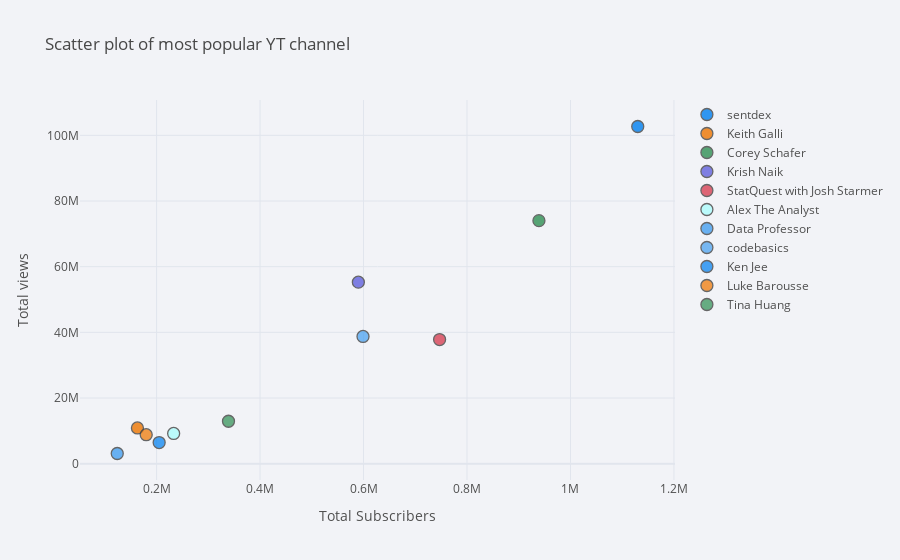

Notebook code for this chart:
### Code cell
cf.set_config_file(theme= 'polar')
youtubers.iplot(x= 'subscriber_count', y= 'view_count', categories='channel_title', title='Scatter plot of most popular YT channel',
    xTitle='Total Subscribers',
    yTitle='Total views')

### Figure 1 — Plotly figure (JSON) as saved in the notebook; plotly's stock layout.template omitted (floating-point values rounded to 4 significant figures)
{"data": [{"marker": {"color": "rgba(0, 128, 240, 1.0)", "line": {"width": 1.3}, "opacity": 0.8, "size": 12, "symbol": "circle"}, "mode": "markers", "name": "sentdex", "textfont": {"color": "#505050"}, "type": "scatter", "x": [1130000], "y": [102700559]}, {"marker": {"color": "rgba(238, 118, 0, 1.0)", "line": {"width": 1.3}, "opacity": 0.8, "size": 12, "symbol": "circle"}, "mode": "markers", "name": "Keith Galli", "textfont": {"color": "#505050"}, "type": "scatter", "x": [163000], "y": [10895943]}, {"marker": {"color": "rgba(48, 144, 84, 1.0)", "line": {"width": 1.3}, "opacity": 0.8, "size": 12, "symbol": "circle"}, "mode": "markers", "name": "Corey Schafer", "textfont": {"color": "#505050"}, "type": "scatter", "x": [939000], "y": [74026673]}, {"marker": {"color": "rgba(98, 98, 222, 1.0)", "line": {"width": 1.3}, "opacity": 0.8, "size": 12, "symbol": "circle"}, "mode": "markers", "name": "Krish Naik", "textfont": {"color": "#505050"}, "type": "scatter", "x": [590000], "y": [55290537]}, {"marker": {"color": "rgba(217, 66, 85, 1.0)", "line": {"width": 1.3}, "opacity": 0.8, "size": 12, "symbol": "circle"}, "mode": "markers", "name": "StatQuest with Josh Starmer", "textfont": {"color": "#505050"}, "type": "scatter", "x": [747000], "y": [37811133]}, {"marker": {"color": "rgba(173, 252, 252, 1.0)", "line": {"width": 1.3}, "opacity": 0.8, "size": 12, "symbol": "circle"}, "mode": "markers", "name": "Alex The Analyst", "textfont": {"color": "#505050"}, "type": "scatter", "x": [233000], "y": [9219386]}, {"marker": {"color": "rgba(70, 160, 240, 1.0)", "line": {"width": 1.3}, "opacity": 0.8, "size": 12, "symbol": "circle"}, "mode": "markers", "name": "Data Professor", "textfont": {"color": "#505050"}, "type": "scatter", "x": [124000], "y": [3106714]}, {"marker": {"color": "rgba(70, 160, 240, 0.8999999999999999)", "line": {"width": 1.3}, "opacity": 0.8, "size": 12, "symbol": "circle"}, "mode": "markers", "name": "codebasics", "textfont": {"color": "#505050"}, "type": "scatter", "x": [599000], "y": [38762454]}, {"marker": {"color": "rgba(0, 128, 240, 0.8999999999999999)", "line": {"width": 1.3}, "opacity": 0.8, "size": 12, "symbol": "circle"}, "mode": "markers", "name": "Ken Jee", "textfont": {"color": "#505050"}, "type": "scatter", "x": [205000], "y": [6434246]}, {"marker": {"color": "rgba(238, 118, 0, 0.8999999999999999)", "line": {"width": 1.3}, "opacity": 0.8, "size": 12, "symbol": "circle"}, "mode": "markers", "name": "Luke Barousse", "textfont": {"color": "#505050"}, "type": "scatter", "x": [180000], "y": [8836828]}, {"marker": {"color": "rgba(48, 144, 84, 0.8999999999999999)", "line": {"width": 1.3}, "opacity": 0.8, "size": 12, "symbol": "circle"}, "mode": "markers", "name": "Tina Huang", "textfont": {"color": "#505050"}, "type": "scatter", "x": [339000], "y": [12922925]}], "layout": {"autosize": true, "legend": {"bgcolor": "#F2F3F7", "font": {"color": "#505050"}}, "paper_bgcolor": "#F2F3F7", "plot_bgcolor": "#F2F3F7", "title": {"font": {"color": "#484848"}, "text": "Scatter plot of most popular YT channel"}, "xaxis": {"autorange": true, "gridcolor": "#E1E5ED", "range": [57250.0, 1197000.0], "showgrid": true, "tickfont": {"color": "#505050"}, "title": {"font": {"color": "#505050"}, "text": "Total Subscribers"}, "type": "linear", "zerolinecolor": "#E1E5ED"}, "yaxis": {"autorange": true, "gridcolor": "#E1E5ED", "range": [-8072000.0, 113900000.0], "showgrid": true, "tickfont": {"color": "#505050"}, "title": {"font": {"color": "#505050"}, "text": "Total views"}, "type": "linear", "zerolinecolor": "#E1E5ED"}}}
